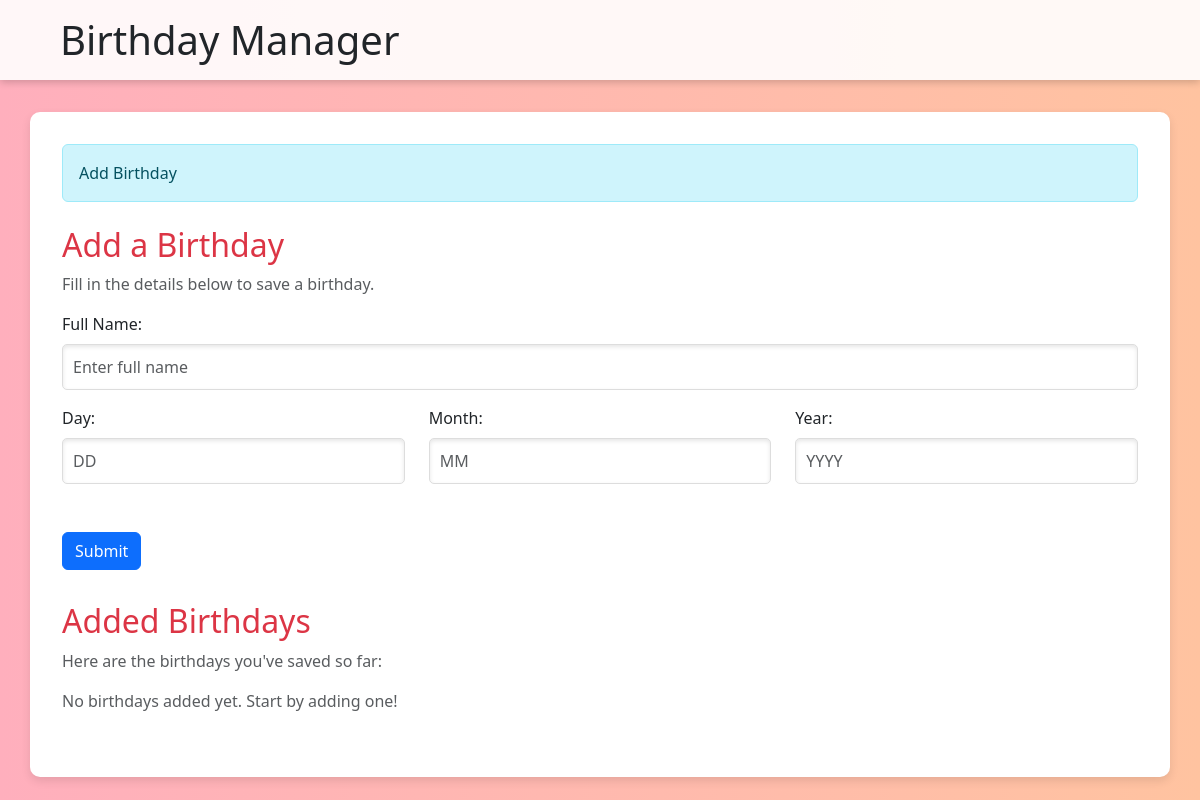
Before: / with the older database file.
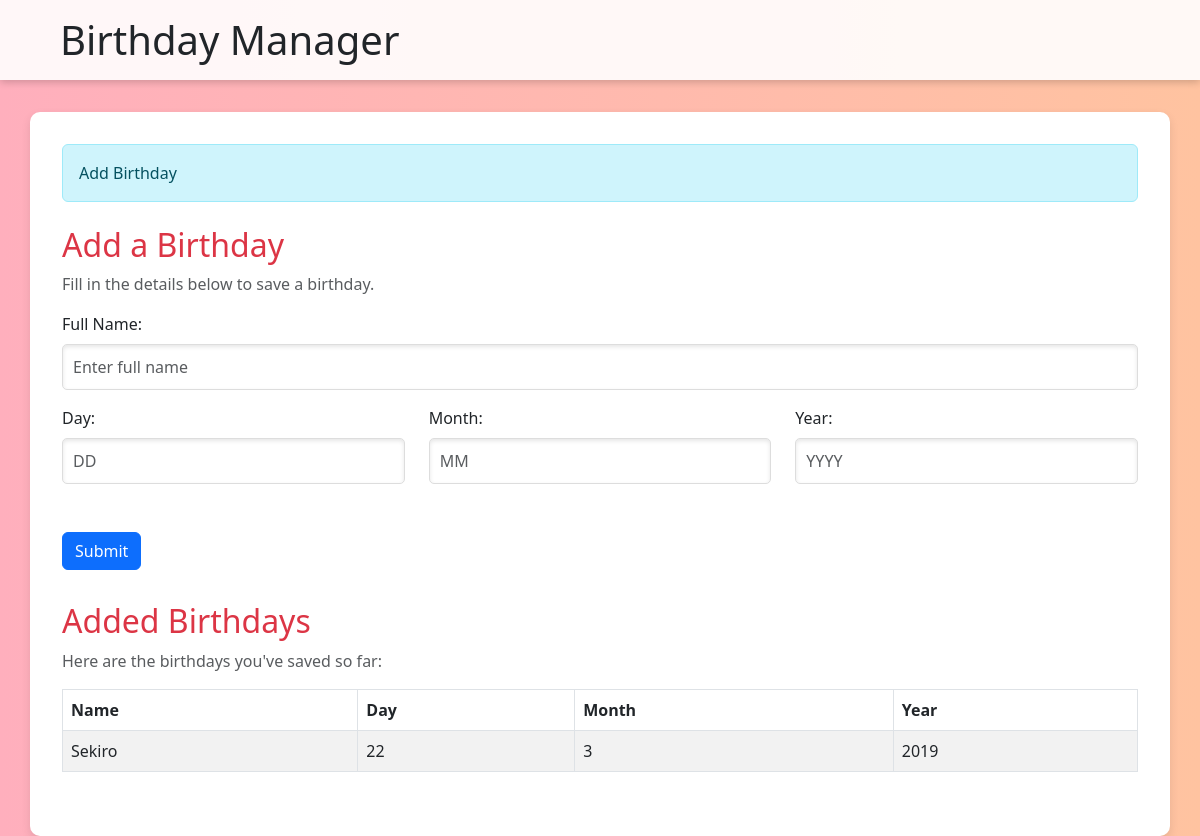
After: the same page with the newer database file.
### Home/models.py (models this page shows, shortened)
class Birthday(models.Model):
    name = models.CharField(max_length=100)
    day = models.IntegerField()
    month = models.IntegerField()
    year = models.IntegerField()

### Home/views.py (the view)
# urls.py: 2. Add a URL to urlpatterns:  path('', Home.as_view(), name='home')
def Home(request):
    data = models.Birthday.objects.all()
    if request.method == 'POST':
        form = forms.BirthdayForm(request.POST)
        if form.is_valid():
            name = form.cleaned_data['name']
            day = form.cleaned_data['day']
            if day < 1 or day > 31:
                return render(request, 'Home/index.html' , {'form' : form, 'error' : 'Invalid Day', 'birthdays' : data})
            month = form.cleaned_data['month']
            if month < 1 or month > 12:
                return render(request, 'Home/index.html' , {'form' : form, 'error' : 'Invalid Month', 'birthdays' : data})
            if month == 2 and day > 29:
                return render(request, 'Home/index.html' , {'form' : form, 'error' : 'Invalid Day for February','birthdays' : data})
            year = form.cleaned_data['year']
            if year < 1900 or year > datetime.now().year:
                return render(request, 'Home/index.html' , {'form' : form, 'error' : 'Invalid Year', 'birthdays' : data})
            print(name, day, month, year)
            person = models.Birthday(name=name, day=day, month=month, year=year)
            try:
                person.save()
                data = models.Birthday.objects.all()  # Update data after saving
            except Exception as e:
                print(f"Error saving: {e}")
                return render(request, 'Home/index.html', {'form': form, 'error': f"Error saving: {e}", 'birthdays': data})
            return render(request, 'Home/index.html', {'form': form, 'success': "Successfully added Birthday", 'birthdays': data})
    else:
        form = forms.BirthdayForm()
    return render(request, 'Home/index.html', {'form': form, 'message': "Add Birthday", 'birthdays': data})

### Home/forms.py
class BirthdayForm(forms.ModelForm):
    class Meta:
        model = models.Birthday
        fields = ['name', 'day', 'month', 'year']
        labels = {
            'name' : 'Full Name',
            'day' : 'Day',
            'month' : "Month",
            'year' : 'Year'
        }

### Home/templates/Home/index.html (shortened to what this page needs)
<!DOCTYPE html>
<html lang="en">
    {% load static %}
<head>
    <link href="https://cdn.jsdelivr.net/npm/bootstrap@5.3.0-alpha1/dist/css/bootstrap.min.css" rel="stylesheet">
    <link rel="stylesheet" href="{% static 'Home/css/styles.css' %}">
</head>
<body>
    <header class="container-fluid text-center">
        <nav class="d-flex justify-content-between align-items-center px-5">
            <h1 class="m-0">Birthday Manager</h1>
        </nav>
    </header>
    <main class="container">
        <div class="mb-4">
            {% if message %}
            <div class="alert alert-info">{{ message }}</div>
            {% endif %}
        </div>
        <section id="form-section" class="form-section">
            <h2 class="text-danger">Add a Birthday</h2>
            <p class="text-muted">Fill in the details below to save a birthday.</p>
            <form action="{% url 'Home:Home' %}" method="post" enctype="multipart/form-data">
                <div class="mb-3">
                    <label for="name" class="form-label">Full Name:</label>
                    <input type="text" id="name" name="name" placeholder="Enter full name" class="form-control">
                </div>
                <div class="row">
                    <div class="col-md-4 mb-3">
                        <label for="day" class="form-label">Day:</label>
                        <input type="number" id="day" name="day" placeholder="DD" class="form-control">
                    </div>
                    <div class="col-md-4 mb-3">
                        <label for="month" class="form-label">Month:</label>
                        <input type="number" id="month" name="month" placeholder="MM" class="form-control">
                    </div>
                    <div class="col-md-4 mb-3">
                        <label for="year" class="form-label">Year:</label>
                        <input type="number" id="year" name="year" placeholder="YYYY" class="form-control">
                    </div>
                </div>
                <button class="btn move-up btn-primary mt-3" type="submit">Submit</button>
            </form>
        </section>
        <section id="list-section" class="list-section">
            <h2 class="text-danger">Added Birthdays</h2>
            <p class="text-muted">Here are the birthdays you've saved so far:</p>
            {% if birthdays %}
            <table class="table table-bordered table-striped">
                <thead>
                    <tr>
                        <th>Name</th>
                        <th>Day</th>
                        <th>Month</th>
                        <th>Year</th>
                    </tr>
                </thead>
                <tbody>
                    {% for birthday in birthdays %}
                    <tr>
                        <td>{{ birthday.name }}</td>
                        <td>{{ birthday.day }}</td>
                        <td>{{ birthday.month }}</td>
                        <td>{{ birthday.year }}</td>
                    </tr>
                    {% endfor %}
                </tbody>
            </table>
            {% else %}
            <p class="text-muted">No birthdays added yet. Start by adding one!</p>
            {% endif %}
        </section>
    </main>
</body>
</html>

### Home/static/Home/css/styles.css (style rules this page uses)
body { background: linear-gradient(to right, #ffafbd, #ffc3a0); min-height: 100vh; }
.container { margin-top: 2rem; background-color: #ffffff; padding: 2rem; border-radius: 10px; box-shadow: 0 4px 10px rgba(0, 0, 0, 0.1); }
header { background: rgba(255, 255, 255, 0.9); box-shadow: 0px 2px 8px rgba(0, 0, 0, 0.2); padding: 1rem 0; }
.form-section, .list-section { margin-bottom: 2rem; }
table thead { background: #ff6f61; color: white; }
input[type="text"], input[type="email"], input[type="number"], select { border: 1px solid #ddd; border-radius: 5px; padding: 10px; width: 100%; font-size: 16px; margin-bottom: 1rem; box-shadow: inset 0 2px 4px rgba(0, 0, 0, 0.1); transition: all 0.3s ease-in-out; }
button { padding: 10px 20px; font-size: 16px; border: none; border-radius: 5px; background-color: #007bff; color: #fff; cursor: pointer; transition: all 0.3s ease-in-out; }

Changed rows visible on the page:
added Birthday: name "Sekiro", day "22", month "3", year "2019"
Other visible differences:
text no longer shown: "No birthdays added yet. Start by adding one!"
text now shown: "Name Day Month Year"
